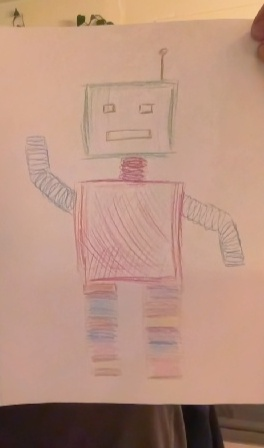
#> input picture assets/debug-user-uuid/04820604-297a-46d3-87d5-46b72af95455/original.jpg, 264 x 448 px, given in place of rumble.png, which was not available
$ python posters-webp.py ../../../assets/debug-user-uuid/04820604-297a-46d3-87d5-46b72af95455
#> lines starting #> are read from the running program, lines starting #| are printed output that depends on the picture
"""Turn tools/make-posters.mjs PNGs into the WebPs the app's game chooser ships.

    .venv/bin/python games/hero-moves/tools/posters-webp.py <png-dir>

Writes frontend/public/games/<game>.webp (400x500) and <game>@2x.webp
(800x1000), each kept under 150 KB by stepping the quality down.
"""
import os
import sys
from PIL import Image

SRC = sys.argv[1]
OUT = os.path.join(os.path.dirname(__file__), '..', '..', '..', 'frontend', 'public', 'games')
os.makedirs(OUT, exist_ok=True)
for kind, name in (('rumble', 'robot-rumble'), ('dance', 'dance-party')):
    im = Image.open(os.path.join(SRC, f'{kind}.png')).convert('RGB')
#> im is the input picture: PIL image 264x448 RGB; mean R, G, B 184.9, 146.2, 127.9
    for suffix, size in (('', (400, 500)), ('@2x', (800, 1000))):
        out = os.path.join(OUT, f'{name}{suffix}.webp')
        img = im.resize(size, Image.LANCZOS)
        for q in (86, 80, 74, 68, 60):
            img.save(out, 'WEBP', quality=q, method=6)
            if os.path.getsize(out) < 150_000:
                break
        print(f'{out}: {os.path.getsize(out) // 1024} KB (q={q})')
#> this loop made 2 passes
#> pass 1, `img = im.resize(size, Image.LANCZOS)`:
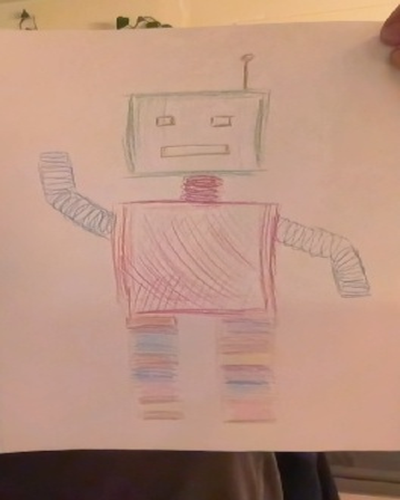
#> img: PIL image 400x500 RGB; mean R, G, B 184.9, 146.2, 127.9
#> pass 2 of the loop `for kind, name in (('rumble', 'robot-rumble'), ('dance', 'dance-party'..`:
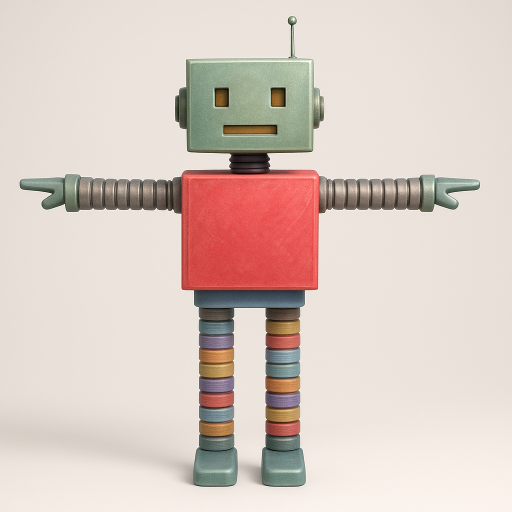
#> input picture assets/debug-user-uuid/04820604-297a-46d3-87d5-46b72af95455/rendered.png, 1024 x 1024 px, given in place of dance.png, which was not available (shown at 1/2 size)
#> im is the input picture: PIL image 1024x1024 RGB; mean R, G, B 218.5, 203.2, 195.1
#> the loop `for suffix, size in (('', (400, 500)), ('@2x', (800, 1000))):` made 2 passes
#| games/hero-moves/tools/../../../frontend/public/games/dance-party.webp: 9 KB (q=86)
#| games/hero-moves/tools/../../../frontend/public/games/dance-party@2x.webp: 39 KB (q=86)
#> pass 1, `img = im.resize(size, Image.LANCZOS)`:
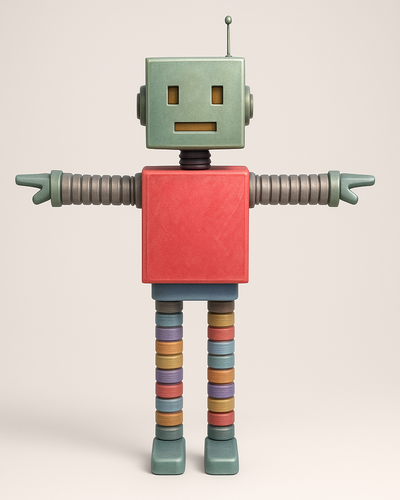
#> img: PIL image 400x500 RGB; mean R, G, B 218.5, 203.2, 195.1
